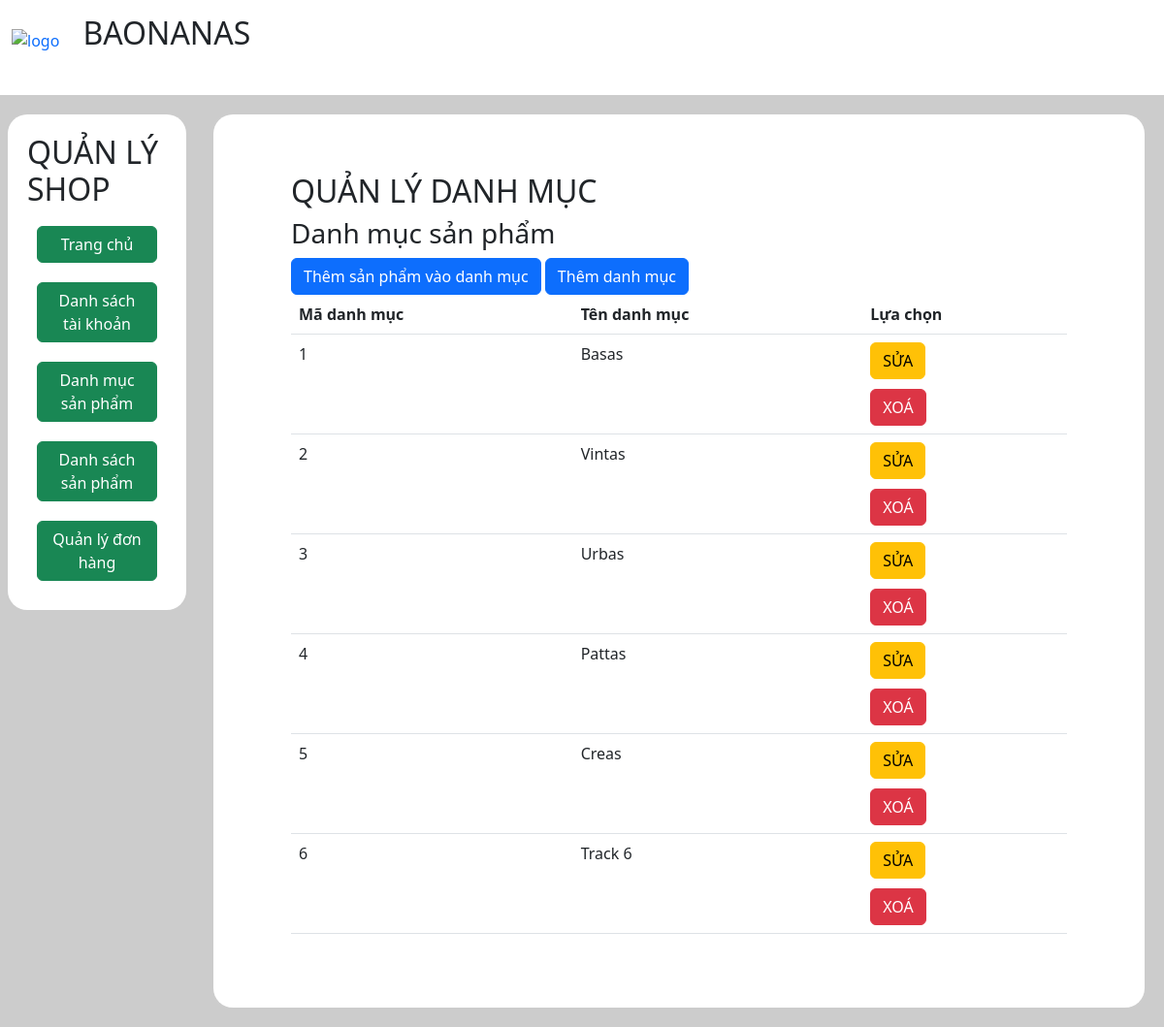
/management/category_list.php, run on the app's committed database.
### tables this page shows
CREATE TABLE IF NOT EXISTS `categories` (
  `id` int NOT NULL AUTO_INCREMENT,
  `category_name` varchar(255) NOT NULL,
  PRIMARY KEY (`id`)
);

### app/models/Model.php (called while the page is built, shortened)
<?php
class Model
{
    public static $connection = null;
    public function __construct()
    {
        if(!self::$connection)
        {
            self::$connection=new mysqli(DB_HOST, DB_USER, DB_PASS, DB_NAME);
            self::$connection->set_charset('utf8mb4');
        }
        return self::$connection;
    }
    public function select($sql)
    {
        $sql->execute();
        $item=$sql->get_result()->fetch_all(MYSQLI_ASSOC);
        return $item;
    }
}
?>

### app/models/CategoryModel.php (called while the page is built, shortened)
<?php
class CategoryModel extends Model
{
    public function getAllCategories()
    {
        $sql=parent::$connection->prepare('SELECT * FROM categories');
        return parent::select($sql);
    }
}

### management/category_list.php (the view, shortened to what this page needs)
<?php
$categoryModel = new CategoryModel();
$categoryList = $categoryModel->getAllCategories();
?>
<!DOCTYPE html>
<html lang="en">
<head>
    <link href="https://cdn.jsdelivr.net/npm/bootstrap@5.2.1/dist/css/bootstrap.min.css" rel="stylesheet">
</head>
<body style="background-color: rgba(0,0,0, 0.2);">
    <nav style="padding: 10px 0 40px 0; background-color: #fff;">
        <div class="container-fluid">
            <a href="../index.php" style="text-decoration: none;">
                <img src="https://ananas.vn/wp-content/themes/ananas/fe-assets/images/svg/Logo_Ananas_Header.svg" alt="logo" class="img-fluid" style="margin-right: 20px;">
                <a class="navbar-brand" style="font-size: 2rem;" href="../index.php">BAONANAS</a>
            </a>
        </div>
    </nav>
    <div class="container-fluid">
        <div class="row">
            <div class="col-md-2" style=" height: 100vh; padding: 20px;">
                <div class="row">
                <div style="background-color: #fff; padding: 20px; border-radius: 20px">
                    <h2>QUẢN LÝ SHOP</h2>
                    <div class="col-md-12" style="padding: 10px 10px;">
                        <a href="../index.php" target="_blank" class="btn btn-success" style="width: 100%;">Trang chủ</a>
                    </div>
                    <div class="col-md-12" style="padding: 10px 10px;">
                        <a href="./user_management.php" class="btn btn-success" style="width: 100%">Danh sách tài khoản</a>
                    </div>
                    <div class="col-md-12" style="padding: 10px 10px;">
                        <a href="./category_list.php" class="btn btn-success" style="width: 100%">Danh mục sản phẩm</a>
                    </div>
                    <div class="col-md-12" style="padding: 10px 10px;">
                        <a href="./product_list.php" class="btn btn-success" style="width: 100%">Danh sách sản phẩm</a>
                    </div>
                    <div class="col-md-12" style="padding: 10px 10px;">
                        <a href="./order_list.php" class="btn btn-success" style="width: 100%">Quản lý đơn hàng</a>
                    </div>
                </div>
                </div>
            </div>
            <div class="col-md-10" style="padding: 20px;">
            <div style="background-color: #fff; padding: 60px 80px; border-radius: 20px" >
                <h2>QUẢN LÝ DANH MỤC</h2>
                <h3>Danh mục sản phẩm</h3>
                <a href="./add_category_product.php" class="btn btn-primary" target="_blank">Thêm sản phẩm vào danh mục</a>
                <a href="./add_category.php" class="btn btn-primary" target="_blank">Thêm danh mục</a>
                <table class="table">
                    <thead>
                        <tr>
                            <th>Mã danh mục</th>
                            <th>Tên danh mục</th>
                            <th>Lựa chọn</th>
                        </tr>
                    </thead>
                    <?php
                    foreach ($categoryList as $item) {
                    ?>
                        <tr>
                            <td><?php echo $item['id']; ?></td>
                            <td><?php echo $item['category_name']; ?></td>
                            <td class="wrapper">
                                <a href="update_category.php?id=<?php echo $item['id']; ?>" class="btn btn-warning" target="_blank">SỬA</a>
                                <form action="./categorylist.php" method="post" onsubmit="return confirm('Ban co muon xoa khong?')">
                                    <button type="submit" class="btn btn-danger" style="margin-top: 10px;">XOÁ</button>
                                </form>
                            </td>
                        </tr>
                    <?php
                    }
                    ?>
                </table>
            </div>
            </div>
        </div>
    </div>
</body>
</html>

### data on the page
categories: id "1", category_name "Basas"
categories: id "2", category_name "Vintas"
categories: id "3", category_name "Urbas"
categories: id "4", category_name "Pattas"
categories: id "5", category_name "Creas"
categories: id "6", category_name "Track 6"
